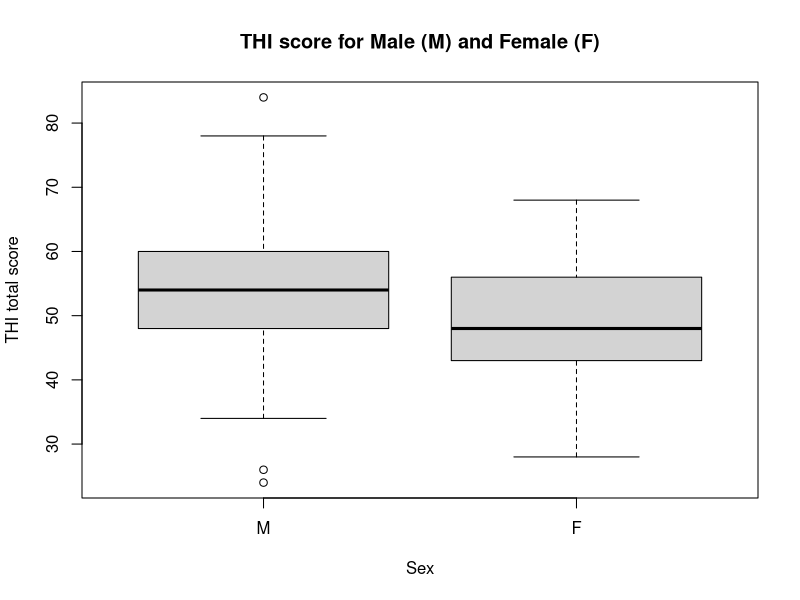
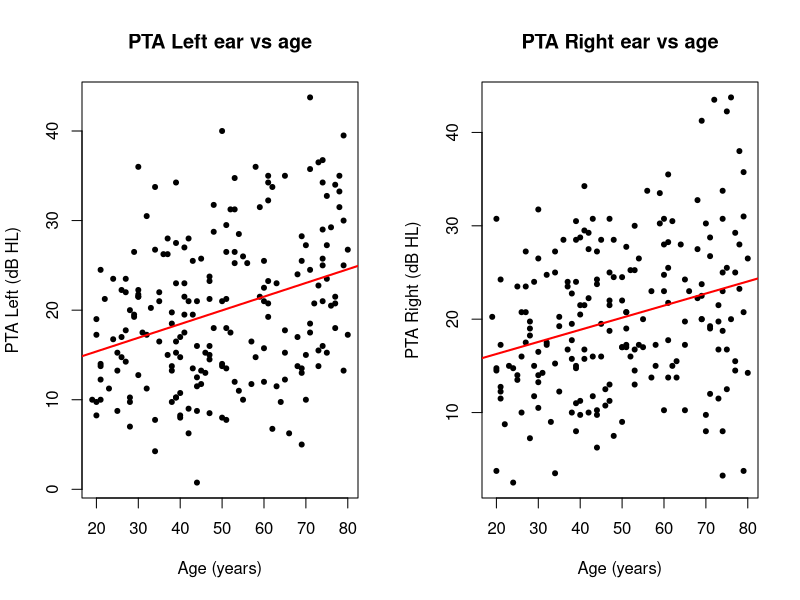

Generate these figures, in order, with R:
## ---- chunk 1
#Create variable for sex
sex <- c("M", "F", "M", "M", "F", "M", "F", "F", "M", "F", "F")

#Create variable for ice cream preference
ic.choco <- c("Y", "Y", "Y", "Y", "N", "N", "N", "N", "Y", "N", "N")

#Fishers exact test
fisher.test(sex, ic.choco)
## ---- chunk 2
#| include: false
library(readr)

dat <- read_csv("data.csv")
## ---- chunk 3
#Dimensions of dat frame
dim(dat)

#Column names in dat frame
names(dat)

#Look at first 3 rows and 8 columns of dat
head(dat, c(3,8))
## ---- chunk 4
#Make factor of item.1
factor(dat$item.1)
## ---- chunk 5
#Make factor and write to data frame
dat$item.1 <- factor(dat$item.1)
## ---- chunk 6
#Make factor, specify levels & labels, and write to data frame
dat$item.1 <- factor(dat$item.1, 
                      levels = c(1,2), 
                      labels = c("M", "F"))
## ---- chunk 7
#Column names in data frame
names(dat)
## ---- chunk 8
#Rename variable for sex
names(dat)[names(dat) == "item.1"] <- "sex"
## ---- chunk 9
#| include: false
#Make factor of "do you have a hearing problem?"
dat$item.3 <- factor(dat$item.3, 
                      levels = c(1,2,3,4), 
                      labels = c("No", "Sometimes", 
                                 "Often", "Always"))

names(dat)[names(dat) == "item.2"] <- "age"
names(dat)[names(dat) == "item.3"] <- "hearing"
## ---- chunk 10
#Create variable for PTA4 Right
dat$PTA4.R <- (dat$R500 +  
               dat$R1000 + 
               dat$R2000 + 
               dat$R4000) / 4

#Create variable for PTA4 Left
dat$PTA4.L <- (dat$L500 +  
               dat$L1000 + 
               dat$L2000 + 
               dat$L4000) / 4
## ---- chunk 11
#Create variable of column names relevant to THI
THI.names <- paste("THI", 1:25, sep="_")
## ---- chunk 12
#Calculate total THI score per subject
dat$THIscore <- apply(dat[,THI.names], MARGIN = 1, FUN = sum)
## ---- chunk 13
#Box plot of THI score for sex
plot(dat$sex, dat$THIscore,
     main = "THI score for Male (M) and Female (F)",
     xlab = "Sex",
     ylab = "THI total score")

#Create subset of women and men separately
F.THI <- dat[dat$sex == "F", "THIscore"]
M.THI <- dat[dat$sex == "M", "THIscore"]

#Perform t-test
t.test(F.THI, M.THI)
## ---- chunk 14
#Read in neccesary library
library(arsenal)

#Create table using tableby()
tab1 <- tableby(sex ~ THIscore, data = dat, 
                digits = 1, 
                total = FALSE)

#Print table
summary(tab1, text = TRUE)
## ---- chunk 15
#Save linear regression model to variable
linear.reg.L <- lm(data = dat, PTA4.L ~ age)
linear.reg.R <- lm(data = dat, PTA4.R ~ age)

#Print summary of linear regression model
summary(linear.reg.L)
summary(linear.reg.R)
## ---- chunk 16
#Set plot space to two columns
par(mfrow=c(1,2))

#Scatter plot of PTA LEFT as function of age
plot(dat$age, dat$PTA4.L,
     pch = 20,
     main = "PTA Left ear vs age",
     xlab = "Age (years)",
     ylab = "PTA Left (dB HL)")

#Best fit linear regression LEFT
abline(linear.reg.L, lwd = 2, col = "red")

#Scatter plot of PTA RIGHT as function of age
plot(dat$age, dat$PTA4.R,
     pch = 20,
     main = "PTA Right ear vs age",
     xlab = "Age (years)",
     ylab = "PTA Right (dB HL)")

#Best fit linear regression RIGHT
abline(linear.reg.R, lwd = 2, col = "red")
